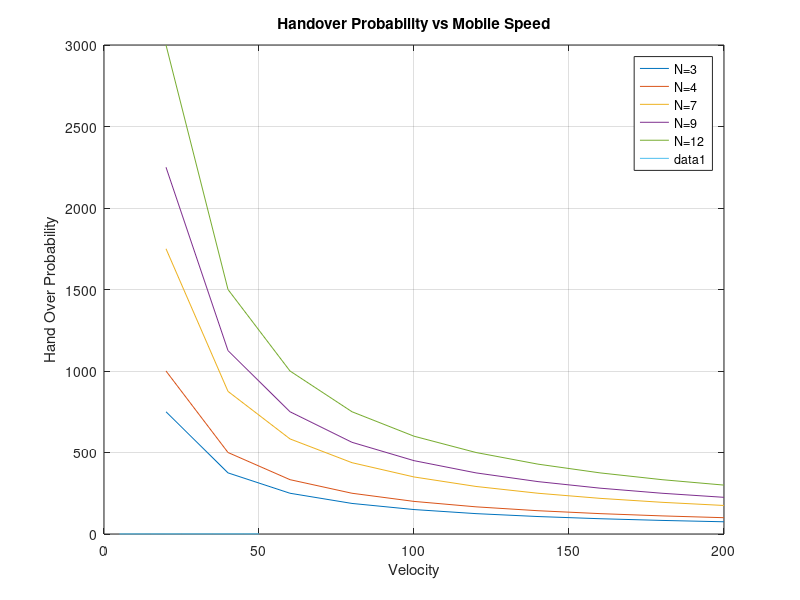
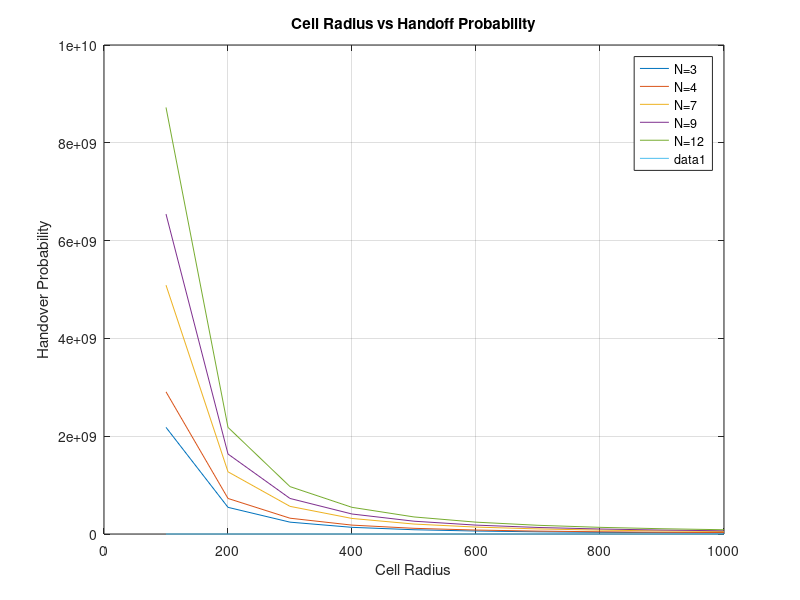
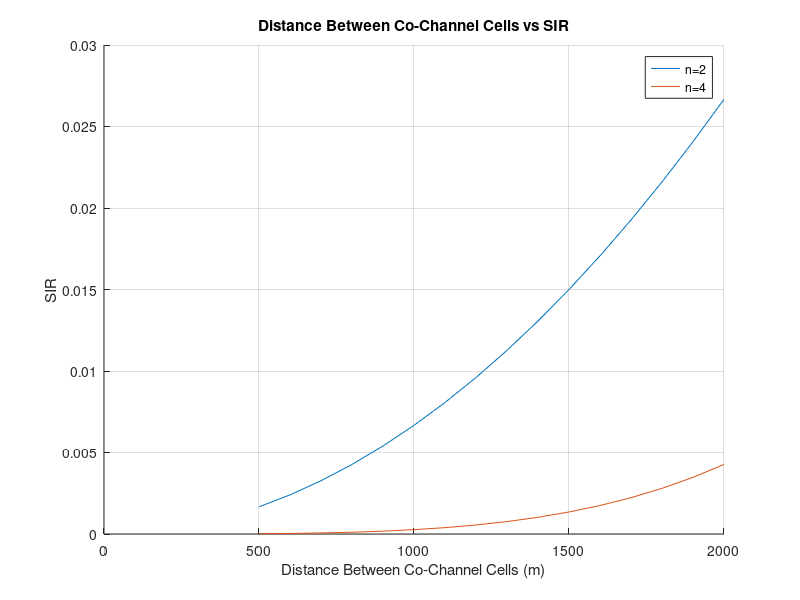

Here is the MATLAB script that generated these plots, in order: (Note: this script raises an error after producing the figures.)
%Exp1
% Question (a)
clc
clear all
close all

B = 30 * 10^6;
C = 50 * 10^3;
S = B / C;

T_Area = input("Enter the graphical area to be covered: ");
A_Cell = input("Enter the area of single cell: ");
total_num_cell_N = T_Area / A_Cell;
cluster_size = input("Enter the number of clusters: ");
k = S / cluster_size;
num_cluster_M = total_num_cell_N / cluster_size;
cap_c = num_cluster_M * S;

% Question (b)
c = 20:20:200;
b = input("Enter the total bandwidth (in MHz): ");
b = b * 10^6;
n = [3,4,7,9,12];
a = input("Enter the total area: ");
ca = input("Enter area of cell: ");
figure
for i = 1:length(n)
    K = (b ./ (c * 1000)) * n(i);
    no_of_cluster = a / ca;
    capacity = K * no_of_cluster;
    plot(c, capacity, 'DisplayName', ['N=' num2str(n(i))]);
    hold on;
end
xlabel("Channel Bandwidth (kHz)");
ylabel("Capacity");
title("Channel Bandwidth vs Capacity");
legend;
grid on;

% Question (c)
r = 100:100:1000;
Total_BW = 1800 * 10^6;
channel_BW = 200 * 10^3;
N = [3,4,7,9,12];
Total_Area = 2100;
figure
for i = 1:length(N)
    Cluster_Area = 2.6 * r.^2 / 10^6;
    M = Total_Area ./ Cluster_Area;
    S = N(i) * (Total_BW / channel_BW);
    C = M * S;
    plot(r, C, 'DisplayName', ['N=' num2str(N(i))]);
    hold on;
end
xlabel("Cell Radius (m)");
ylabel("Capacity");
title("Cell Radius vs Capacity");
legend;
grid on;


%Exp2
% Question (A) - Handover Probability vs Mobile Speed
clc;
clear all;
close all;
r = 500;
avg = 3 * 60;
v = 5:5:50;
u = 1 / avg;
PI = 3.14;
n = (2 .* v) / (PI * r);
Hp = n ./ (n + u);
disp(Hp)
figure(1)
plot(v, Hp)
xlabel("Velocity");
ylabel("Hand Over Probability");
title("Handover Probability vs Mobile Speed");
grid on

% Question (B) - Handover Probability vs Cell Radius
r = 100:100:1000;
avg = 3 * 60;
v = 60 * (5 / 18);
u = 1 / avg;
PI = 3.14;
n = (2 .* v) ./ (PI * r);
Hp = n ./ (n + u);
figure(2)
plot(r, Hp)
xlabel("Cell Radius");
ylabel("Handover Probability");
title("Cell Radius vs Handoff Probability");
grid on

% Question (C) - Distance Between Co-Channel Cells vs SIR
d = 500:100:2000;
r = 5 * 10^3;
n = [2, 4];
q = 6;
capacity_matrix = zeros(length(d), length(n));
for i = 1:length(d)
    for j = 1:length(n)
        s = ((d(i) / r)^n(j)) / q;
        capacity_matrix(i, j) = s;
    end
end
figure(3)
hold on
for i = 1:length(n)
    plot(d, capacity_matrix(:, i), 'DisplayName', ['n=' num2str(n(i))])
end
xlabel("Distance Between Co-Channel Cells (m)");
ylabel("SIR");
title("Distance Between Co-Channel Cells vs SIR");
legend;
grid on

% Question (D) - SIR Table for Different Sectorization Scenarios
n = 3;
N1 = 5;
N2 = 7;
N3 = 19;
i1 = 6;
i2 = 1;
i3 = 2;

SIR11 = 10 * log10(((3 * N1)^(n / 2)) / i1);
SIR12 = 10 * log10(((3 * N1)^(n / 2)) / i2);
SIR13 = 10 * log10(((3 * N1)^(n / 2)) / i3);
SIR21 = 10 * log10(((3 * N2)^(n / 2)) / i1);
SIR22 = 10 * log10(((3 * N2)^(n / 2)) / i2);
SIR23 = 10 * log10(((3 * N2)^(n / 2)) / i3);
SIR31 = 10 * log10(((3 * N3)^(n / 2)) / i1);
SIR32 = 10 * log10(((3 * N3)^(n / 2)) / i2);
SIR33 = 10 * log10(((3 * N3)^(n / 2)) / i3);

Sectorization = ["No sectorization"; "60° sectorization"; "120° sectorization";
                 "No sectorization"; "60° sectorization"; "120° sectorization";
                 "No sectorization"; "60° sectorization"; "120° sectorization"];

SIRDb = [SIR11; SIR12; SIR13; SIR21; SIR22; SIR23; SIR31; SIR32; SIR33];
N = [N1; N1; N1; N2; N2; N2; N3; N3; N3];

t1 = table(Sectorization, N, SIRDb)

%Exp3
clc;
clear all;

%% PART - A -------------------------
% Free Space Propagation Model
freq = 900e6;         % Frequency in Hz
Pt = 10;              % Transmit power in Watts
Gt = 5;               % Transmitter gain
Gr = 3;               % Receiver gain
loss = 1;             % System loss
lambda = 3e8 / freq;  % Wavelength (c/f)

d = 100:10:2000;      % Distance range in meters

% Received Power Calculation
Pr = (Pt * Gt * Gr * (lambda^2)) ./ ((d.^2) * loss * (4 * pi)^2);
figure(1)
plot(d, Pr, 'b');
xlabel("Distance (m)");
ylabel("Received Power (W)");
title("Free Space: Distance vs Received Power");
grid on

% Path Loss Calculation
path_loss = -10 * log10(Pr / Pt);
figure(2)
plot(d, path_loss, 'r');
xlabel("Distance (m)");
ylabel("Path Loss (dB)");
title("Free Space: Distance vs Path Loss");
grid on

%% PART - B -------------------------
% Two-Ray Ground Reflection Model
ht = 40;  % Transmitter height in meters
hr = 3;   % Receiver height in meters

% Received Power Calculation
Pr2ray = Pt * Gt * Gr * (ht^2) * (hr^2) ./ (d.^4);
figure(3)
plot(d, Pr2ray, 'g');
xlabel("Distance (m)");
ylabel("Received Power (W)");
title("Two-Ray: Distance vs Received Power");
grid on

% Path Loss Calculation
path_loss2ray = -10 * log10(Pr2ray / Pt);
figure(4)
plot(d, path_loss2ray, 'm');
xlabel("Distance (m)");
ylabel("Path Loss (dB)");
title("Two-Ray: Distance vs Path Loss");
grid on

%% PART - C -------------------------
% Comparison between Free Space and Two-Ray for one distance range

freq_op = 900e6;
transmit_power = 10;
tx_gain = 10^(0.5);   % in linear scale
rx_gain = 10^(0.3);   % in linear scale
loss_factor = 1;
tx_height = 40;
rx_height = 3;
lambda = 3e8 / freq_op;

% Free Space Received Power
const = ((4 * pi).^2) .* (d.^2);
PrFS = (transmit_power * tx_gain * rx_gain * lambda^2) ./ (loss_factor .* const);
path_loss_fs = 10 * log10(transmit_power) - 10 * log10(PrFS);

% Two-Ray Path Loss
path_loss_2ray = 40 * log10(d) - ...
    (10 * log10(tx_gain) + 10 * log10(rx_gain) + 20 * log10(tx_height) + 20 * log10(rx_height));

% Plotting Comparison
figure(5);
plot(d, path_loss_fs, 'b', 'LineWidth', 1.5);
hold on;
plot(d, path_loss_2ray, 'r--', 'LineWidth', 1.5);
ylabel("Path Loss (dB)");
xlabel("Distance (m)");
title("Path Loss: Free Space vs Two-Ray");
legend('Free Space', 'Two-Ray Model');
grid on



%Exp4
%% PART A - Log-Normal Path Loss vs Distance
clc;
clear all;
close all;

d0 = 0.5;                     % Reference distance in km
d = 1:1:20;                   % Distance in km
n = 3;                        % Path loss exponent
f = 900;                      % Frequency in MHz
a = randn(1, length(d));      % Gaussian noise for log-normal shadowing

% Free-space path loss at reference distance (in dB)
fspl = 32.45 + 20*log10(d0) + 20*log10(f);

% Log-normal path loss (in dB)
PL = fspl + 10 * n * log10(d / d0) + a;

% Plotting path loss vs. distance
figure(1);
plot(d, PL, 'b-o');
title('Log-Normal Path Loss vs Distance');
xlabel('Distance (km)');
ylabel('Path Loss (dB)');
grid on;

%% PART B - Log-Normal Path Loss vs Path Loss Exponent
clear all;
close all;

d0 = 0.5;                       % Reference distance in km
d = 5;                          % Distance in km
n = 2:0.2:4;                    % Path loss exponent values
f = 900;                        % Frequency in MHz
a = randn(1, length(n));        % Gaussian noise for log-normal shadowing

% Free-space path loss at reference distance (in dB)
fspl = 32.45 + 20*log10(d0) + 20*log10(f);

% Log-normal path loss (in dB)
PL = fspl + 10 * n .* log10(d / d0) + a;

% Plotting path loss vs. path loss exponent
figure(2);
plot(n, PL, 'r-*');
title('Log-Normal Path Loss vs Path Loss Exponent');
xlabel('Path Loss Exponent (n)');
ylabel('Path Loss (dB)');
grid on;

%% PART C - Received Power vs Path Loss Exponent
d0 = 0.5;               % Reference distance in km
f = 900;                % Frequency in MHz
d = 5;                  % Distance in km
n = 2:0.2:4;            % Path loss exponent values

pt_dbm = 20;            % Transmitted power in dBm
Pt = pt_dbm - 30;       % Convert to dB (Watts)

% Free-space path loss at reference distance (in dB)
PLFS = 20 * log10(d0) + 20 * log10(f) - 147.55;

% Generate random Gaussian variable for shadowing
X0 = randn(size(n));

% Log-normal shadowing model path loss
PL = PLFS + 10 .* n .* log10(d / d0) + X0;

% Received power = Transmitted power - Path loss
Pr = Pt - PL;

% Plotting received power vs. path loss exponent
figure(3);
plot(n, Pr, 'g-s');
title('Received Power vs Path Loss Exponent');
xlabel('Path Loss Exponent (n)');
ylabel('Received Power (dB)');
grid on;


%Exp5
%Part A: Hata Model – Distance vs Path Loss

clc; clear; close all;

f = [700, 900]; % MHz
hte = 30; % m
hre = 1.5; % m
d = 1:2:20; % km

a_hre_urban = (1.1 * log10(f) - 0.7) * hre - (1.56 * log10(f) - 0.8);
a_hre_suburban = a_hre_urban - 2 * (log10(f / 28)).^2 - 5.4;
a_hre_rural = a_hre_urban - 4.78 * (log10(f)).^2 + 18.33 * log10(f) - 40.94;

PL_urban = zeros(length(f), length(d));
PL_large_city = zeros(length(f), length(d));
PL_suburban = zeros(length(f), length(d));
PL_rural = zeros(length(f), length(d));

for i = 1:length(f)
    PL_urban(i, :) = 69.55 + 26.16 * log10(f(i)) - 13.82 * log10(hte) - a_hre_urban(i) + (44.9 - 6.55 * log10(hte)) * log10(d);
    PL_large_city(i, :) = PL_urban(i, :) + 3;
    PL_suburban(i, :) = PL_urban(i, :) - 2 * (log10(f(i)/28)).^2 - 5.4;
    PL_rural(i, :) = PL_urban(i, :) - 4.78 * (log10(f(i))).^2 + 18.33 * log10(f(i)) - 40.94;
end

figure;
for i = 1:length(f)
    subplot(2,1,i);
    plot(d, PL_urban(i,:), 'b-o', d, PL_large_city(i,:), 'r-s', d, PL_suburban(i,:), 'c-^', d, PL_rural(i,:), 'm-d', 'LineWidth', 1.5);
    grid on;
    title(['Hata Path Loss at ', num2str(f(i)), ' MHz']);
    xlabel('Distance (km)');
    ylabel('Path Loss (dB)');
    legend('Urban', 'Large City', 'Suburban', 'Rural', 'Location', 'best');
end


%Part B: Hata Model – hte vs Path Loss

clc; clear; close all;

fc = 700; % MHz
hre = 1.5; % m
distances = [5, 10, 20]; % km
hte_values = 10:10:100; % m

alpha_hre = (1.1 * log10(fc) - 0.7) * hre - (1.56 * log10(fc) - 0.8);

figure; hold on;
for d = distances
    L50_urban = 69.55 + 26.16 * log10(fc) - 13.82 * log10(hte_values) - alpha_hre + (44.9 - 6.55 * log10(hte_values)) .* log10(d);
    plot(hte_values, L50_urban, '-o', 'DisplayName', ['d = ', num2str(d), ' km']);
end
xlabel('Transmitting Antenna Height (m)');
ylabel('Path Loss (dB)');
title('Path Loss vs hte (Urban)');
grid on; legend; hold off;

%Part C: Hata vs Two-Ray Model

clc; clear; close all;

f = 900; % MHz
hte = 30; % m
hre = 1.5; % m
d = 1:1:10; % km
c = 3e8;
lambda = c / (f * 1e6); % m

a_hre = (1.1 * log10(f) - 0.7) * hre - (1.56 * log10(f) - 0.8);
PL_Hata = 69.55 + 26.16 * log10(f) - 13.82 * log10(hte) - a_hre + (44.9 - 6.55 * log10(hte)) * log10(d);

d_m = d * 1e3;
PL_TwoRay = 40 * log10(d_m) - 20 * log10(hte * hre);

figure;
plot(d, PL_Hata, 'b-o', d, PL_TwoRay, 'r-s', 'LineWidth', 1.5);
xlabel('Distance (km)');
ylabel('Path Loss (dB)');
title('Hata vs Two-Ray Path Loss');
legend('Hata', 'Two-Ray'); grid on;


%Exp6
%Okumura Model

clc; clear; close all;

fc = 900; % MHz
hte = 100; % m
hre = 10; % m
d = 10:10:50; % km
lambda = 3e8 / (fc * 1e6);
EIRP = 60; % dBm
GA = 9;

LF = 10 * log10((4 * pi * d * 1e3 ./ lambda).^2);
Ghte = 20 * log10(hte / 200);
Ghre = 20 * log10(hre / 3);

A_mu_semiopen = [30, 32, 36, 42, 45];
A_mu_open = [25, 27, 30, 35, 38];

L50_semiopen = LF + A_mu_semiopen - Ghte - Ghre - GA;
L50_open = LF + A_mu_open - Ghte - Ghre - GA;

Pr_semiopen = EIRP - L50_semiopen;
Pr_open = EIRP - L50_open;

figure;
plot(d, L50_semiopen, '-o', d, L50_open, '-s', 'LineWidth', 2);
xlabel('Distance (km)');
ylabel('Median Path Loss (dB)');
title('Okumura Path Loss'); legend('Semiopen', 'Open'); grid on;

figure;
plot(d, Pr_semiopen, '-o', d, Pr_open, '-s', 'LineWidth', 2);
xlabel('Distance (km)');
ylabel('Received Power (dBm)');
title('Okumura Received Power'); legend('Semiopen', 'Open'); grid on;

fprintf('Results at %d km:\n', d(end));
fprintf('Semi-open Path Loss: %.2f dB\n', L50_semiopen(end));
fprintf('Open Path Loss: %.2f dB\n', L50_open(end));
fprintf('Semi-open Power: %.2f dBm\n', Pr_semiopen(end));
fprintf('Open Power: %.2f dBm\n', Pr_open(end));
